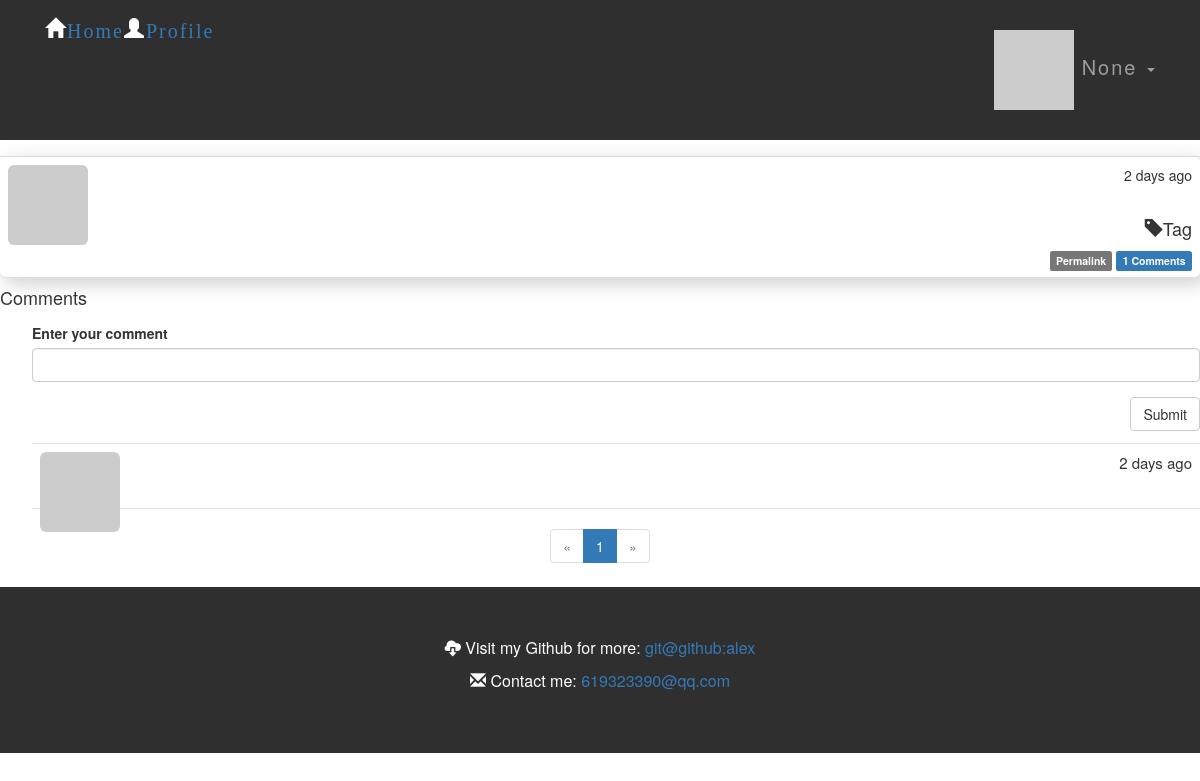
The app's page /post/8 (signed in) with its own data.
### app/models.py (models this page shows, shortened)
class User(UserMixin,db.Model):
    __tablename__ = 'users'
    sqlite_autoincrement = True
    id = db.Column(db.Integer, primary_key=True)
    email = db.Column(db.String(64), unique=True, index=True)
    username = db.Column(db.String(64), unique=True, index=True)
    role_id = db.Column(db.Integer, db.ForeignKey('roles.id'))
    password_hash = db.Column(db.String(128))
    confirmed = db.Column(db.Boolean, default=False)
    name = db.Column(db.String(64))
    location = db.Column(db.String(64))
    about_me = db.Column(db.Text())
    member_since = db.Column(db.DateTime(), default=datetime.utcnow)
    last_seen = db.Column(db.DateTime(), default=datetime.utcnow)
    avatar_hash = db.Column(db.String(32))
    posts = db.relationship('Post', backref='author', lazy='dynamic')  # posts和comments都需要关联author才行，所以两个都有
    comments = db.relationship('Comment', backref='author', lazy='dynamic')
    @property
    def password(self):  # 若尝试读取password的值会返回属性错误，因为生成了散列值后不能还原
        raise AttributeError('password is not a readable attribute')
    def can(self, permissions):
        return self.role is not None and \
               (self.role.permissions & permissions) == permissions
    def is_administrator(self):
        return self.can(Permission.ADMINISTER)
    def ping(self):
        self.last_seen = datetime.utcnow()
        db.session.add(self)
    def gravatar(self, size=100, default='identicon', rating='g'):
        if request.is_secure:
            url = 'https://secure.gravatar.com/avatar'
        else:
            url = 'http://cn.gravatar.com/avatar'
        hash = self.avatar_hash or hashlib.md5(self.email.encode('utf-8')).hexdigest()
        return '{url}/{hash}?s={size}&d={default}&r={rating}'.format(
            url=url, hash=hash, size=size, default=default, rating=rating)

class Post(db.Model):
    __tablename__ = 'posts'
    id = db.Column(db.Integer, primary_key=True)
    body = db.Column(db.Text)
    timestamp = db.Column(db.DateTime, index=True, default=datetime.utcnow)  # 有默认值
    author_id = db.Column(db.Integer, db.ForeignKey('users.id'))
    body_html = db.Column(db.Text)
    comments = db.relationship('Comment', backref='post', lazy='dynamic')

class Comment(db.Model):
    __tablename__ = 'comments'
    id = db.Column(db.Integer, primary_key=True)
    body = db.Column(db.Text)
    body_html = db.Column(db.Text)
    timestamp = db.Column(db.DateTime, index=True, default=datetime.utcnow)
    disabled = db.Column(db.Boolean)
    author_id = db.Column(db.Integer, db.ForeignKey('users.id'))
    post_id = db.Column(db.Integer, db.ForeignKey('posts.id'))

### app/main/views.py (the view, shortened to what this page needs)
@main.route('/post/<int:id>', methods=['GET', 'POST'])
def post(id):
    post = Post.query.get_or_404(id)
    form = CommentForm()
    page = request.args.get('page', 1, type=int)
    if page == -1:
        page = (post.comments.count() - 1) // 7 + 1
    pagination = post.comments.order_by(Comment.timestamp.asc()).paginate(
        page, per_page=7, error_out=False)
    comments = pagination.items
    return render_template('post.html', posts=[post], form=form,
                           comments=comments, pagination=pagination)

### app/main/forms.py
class CommentForm(Form):
    body = StringField('Enter your comment', validators=[DataRequired()])
    submit = SubmitField('Submit')

### app/auth/views.py (called while the page is built)
@auth.before_app_request
def before_request():
    if current_user.is_authenticated:
        current_user.ping()
        if not current_user.confirmed \
                and request.endpoint[:5] != 'auth.' \
                and request.endpoint != 'static':
            return redirect(url_for('auth.unconfirmed'))

### app/main/__init__.py (called while the page is built)
@main.app_context_processor  # 把permission类加入模板
def inject_permissions():
    return dict(Permission=Permission)

### app/models.py (called while the page is built)
@login_manager.user_loader  # 此乃回调函数，用来加载用户，不然就会提示User没有登陆激活了（'User' object has no attribute 'is_active'）
def load_user(user_id):
    return User.query.get(int(user_id))

### app/templates/post.html (shortened to what this page needs)
{% extends "base.html" %}
{% import "_macros.html" as macros %}
{% import "bootstrap/wtf.html" as wtf %}
{% block page_content %}
{% include '_posts.html' %}
<h4 id="comments">Comments</h4>
{% if current_user.can(Permission.COMMENT) %}
<div class="comment-form">
    {{ wtf.quick_form(form) }}
</div>
{% endif %}
{% include '_comments.html' %}
{% if pagination %}
<div class="pagination">
    {{ macros.pagination_widget(pagination, '.post', fragment='#comments', id=posts[0].id) }}
</div>
{% endif %}
{% endblock %}

### app/templates/base.html (shortened to what this page needs)
{% extends "bootstrap/base.html" %}
{% block head %}
{{ super() }}
<link rel="stylesheet" type="text/css" href="{{ url_for('static', filename='styles.css') }}">
{% endblock %}
{% block navbar %}
<div class="navbar navbar-inverse bg-4" role="navigation">
    <div class="container bg-4">
        <div class="navbar-collapse collapse">
            <ul class="nav navbar-nav">
                <li>
                    <span class="glyphicon glyphicon-home"><a href="{{ url_for('main.index') }}">Home</a></span>
                </li>
                {% if current_user.is_authenticated %}
                <li>
                    <span class="glyphicon glyphicon-user"><a href="{{ url_for('main.user', username=current_user.username) }}">Profile</a></span>
                </li>
                {% endif %}
            </ul>
            <ul class="nav navbar-nav navbar-right">
                {% if current_user.is_authenticated %}
                <li class="dropdown">
                    <a href="#" class="dropdown-toggle" data-toggle="dropdown">
                        <img src="{{ current_user.gravatar(size=18) }}">
                        {{ current_user.name }} <b class="caret"></b>
                    </a>
                </li>
                {% else %}
                <li><a href="{{ url_for('auth.login') }}">Log In</a></li>
                {% endif %}
            </ul>
        </div>
    </div>
</div>
{% endblock %}
{% block content %}
{% block page_content %}{% endblock %}
<footer class="container-fluid bg-4 text-center">
  <p><span class="glyphicon glyphicon-cloud-download"></span> Visit my Github for more:
    <a href="http://www.github.com/tknnn" target="_blank">
      git@github:alex
    </a>
  </p>
  <p> <span class="glyphicon glyphicon-envelope"></span> Contact me: <a href="mailto:619323390@qq.com ">619323390@qq.com </a></p>
</footer>
{% endblock %}

### app/templates/_posts.html (shortened to what this page needs)
<ul class="posts">
    {% for post in posts %}
    <li class="post shadow frame">
        <div class="post-thumbnail">
            <a href="{{ url_for('.user', username=post.author.username) }}">
                <img class="img-rounded profile-thumbnail" src="{{ post.author.gravatar(size=40) }}">
            </a>
        </div>
        <div class="post-content">
            <div class="post-date">{{ moment(post.timestamp).fromNow() }}</div>
            <div class="post-author"><a href="{{ url_for('.user', username=post.author.username) }}">{{ post.author.username }}</a></div>
            <div class="post-body">
                {% if post.body_html %}
                    {{ post.body_html | safe }}
                {% else %}
                    {{ post.body }}
                {% endif %}
            </div>
            <div class="post-footer">
                <h4><span class="glyphicon glyphicon-tag"></span>Tag</h4>
                <a href="{{ url_for('.post', id=post.id) }}">
                    <span class="label label-default">Permalink</span>
                </a>
                <a href="{{ url_for('.post', id=post.id) }}#comments">
                    <span class="label label-primary">{{ post.comments.count() }} Comments</span>
                </a>
            </div>
        </div>
    </li>
    {% endfor %}
</ul>

### app/templates/_comments.html (shortened to what this page needs)
<ul class="comments">
    {% for comment in comments %}
    <li class="comment">
        <div class="comment-thumbnail">
            <a href="{{ url_for('.user', username=comment.author.username) }}">
                <img class="img-rounded profile-thumbnail" src="{{ comment.author.gravatar(size=40) }}">
            </a>
        </div>
        <div class="comment-content">
            <div class="comment-date">{{ moment(comment.timestamp).fromNow() }}</div>
            <div class="comment-author"><a href="{{ url_for('.user', username=comment.author.username) }}">{{ comment.author.username }}</a></div>
            <div class="comment-body">
            </div>
        </div>
    </li>
    {% endfor %}
</ul>

### app/static/styles.css (style rules this page uses)
.btn { float: right; }
form { padding-bottom: 30px; }
.container-fluid { padding-top: 50px; padding-bottom: 50px; }
.shadow { box-shadow: 5px 5px 20px #CCC; }
.frame { border-radius: 6px; }
.navbar { padding-top: 15px; padding-bottom: 15px; border: 0; border-radius: 0; margin-bottom: 0; }
.profile-thumbnail { position: absolute; }
ul.posts { list-style-type: none; padding: 0px; margin: 16px 0px 0px 0px; border-top: 1px solid #e0e0e0; }
ul.posts li.post { padding: 8px; border-bottom: 1px solid #e0e0e0; }
div.post-date { float: right; }
div.post-author { font-weight: bold; }
div.post-thumbnail { position: absolute; }
div.post-content { margin-left: 48px; min-height: 48px; }
div.post-footer { text-align: right; }
ul.comments { list-style-type: none; padding: 0px; margin: 16px 0px 0px 0px; }
ul.comments li.comment { margin-left: 32px; padding: 8px; border-bottom: 1px solid #e0e0e0; }
ul.comments li.comment:nth-child(1) { border-top: 1px solid #e0e0e0; }
div.comment-date { float: right; }
div.comment-author { font-weight: bold; }
div.comment-thumbnail { position: absolute; }
div.comment-content { margin-left: 48px; min-height: 48px; }
div.comment-form { margin: 16px 0px 16px 32px; }
div.pagination { width: 100%; text-align: center; padding: 0px; margin: 0px; }

### app/static/typography.css (style rules this page uses)
h1,h2,h3,h4,h5 { font-weight: bold; }
p { font-size: 16px; }
.navbar { font-size: 20px; letter-spacing: 2px; }
div.comment-author { font-weight: bold; }
.post-body h1,h2,h3,h4,h5 { font-weight: normal; }
div.post-footer { text-align: right; }
.comment-author, blockquote span { color: #aaa; font-size: 17px; }
div.comment-content { font-size: 15px; color: #333; }

### app/static/color.css (style rules this page uses)
.frame { background-color: #FFF; }
.bg-4 { background-color: #2f2f2f; color: #ffffff; }

### records on screen
User: name "None"
Post: timestamp "2 days ago", comments.count "1"
Comment: timestamp "2 days ago"

### other values on screen
{{ p }} "1"
